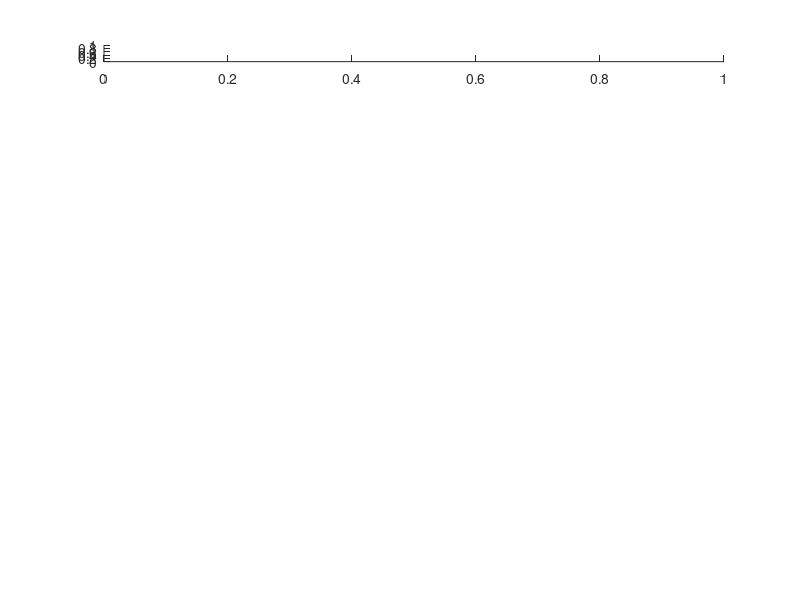

Here is the MATLAB script that generated this plot: (Note: this script raises an error after producing the figure.)
%% check 1
neurons = [1 5 7 9 11 13 15 15 17 19];
neuron_len = length(neurons);

    figure
        for i=1:length(neurons)
                        subplot(neuron_len,1,i)
                        plot(squeeze(spikes(1,2,neurons(i),:)))
                        title(['spikes ', num2str(neurons(i))])

        end
    grid

%% check 2
neurons = [1 5 7 9 11 13 15  17 19];
neuron_len = length(neurons);

    figure
        for i=1:length(neurons)
                        subplot(neuron_len,1,i)
                        plot(squeeze(spikes(1,2,neurons(i),:)))
                        title(['spikes ', num2str(neurons(i))])

        end
    grid

%% check 3
neurons = [2 4 6 8 10 12 14 16 18 20 1 5 7 9 11 13 15  17 19];
neuron_len = length(neurons);

    figureg
        for i=1:length(neurons)
                        subplot(neuron_len,1,i)
                        plot(squeeze(spikes(1,2,neurons(i),:)))
                        title(['spikes ', num2str(neurons(i))])

        end
    grid



